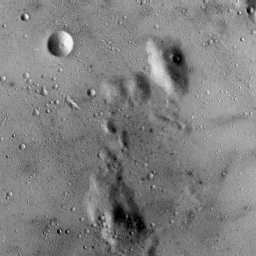
#> input picture Deep Learning/5.1.09.tiff, 256 x 256 px
$ jupyter execute --allow-errors DL_Assign_1.ipynb
#> lines starting #> are read from the running program, lines starting #| are printed output that depends on the picture; long printed decimals are rounded
[cell 1]
import numpy as np
import matplotlib.pyplot as plt
from PIL import Image

## Question 1

[cell 2]
def plot_unit_norm_ball(ax,p, num_points=1000):
    x1 = np.linspace(-1, 1, num_points)
    x2 = np.linspace(-1, 1, num_points)
    X1, X2 = np.meshgrid(x1, x2)

    # Compute the p-norm for each point in the grid
    norm = (np.abs(X1)**p + np.abs(X2)**p)**(1/p)

    # Plot the contour where the p-norm equals 1 (the boundary of the unit ball)
    ax.contourf(X1, X2, norm, levels=[0, 1], colors='skyblue', alpha=0.4)
    ax.contour(X1, X2, norm, levels=[1], colors='darkcyan')
    ax.set_title(f'Unit Norm Ball for p={p}')
    ax.set_xlabel('$x_1$')
    ax.set_ylabel('$x_2$')
    ax.grid(True)
    ax.axis('equal')

fig,ax= plt.subplots(1,4,figsize=(16,4))
plot_unit_norm_ball(ax[0],1)
plot_unit_norm_ball(ax[1],2)
plot_unit_norm_ball(ax[2],0.5)
plot_unit_norm_ball(ax[3],3)
plt.tight_layout()
plt.show()
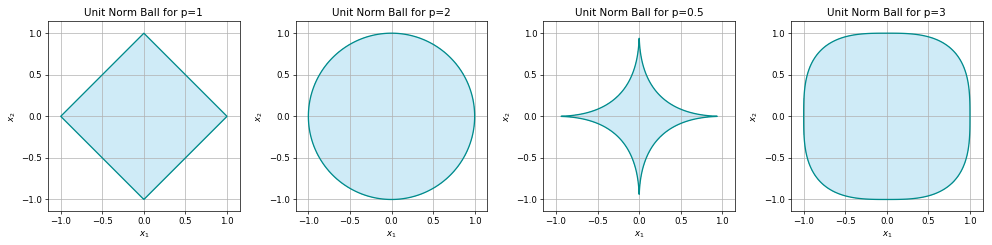
#> figure drawn by matplotlib, 4 panels

## Conclusion

- For $ p \geq 1$, the unit norm ball is convex, as evident from the plots.
- For $ 0 < p <1 $, the unit norm ball is non-convex, which is clearly visible from the shape of the plot.

## Question 2

### Demonstrating the Incompleteness of $ C[0, 1] $ with Respect to the $ L_1 $ Norm

To demonstrate that the space $ C[0, 1] $ of continuous functions on the interval $[0, 1]$ is incomplete with respect to the $L_1 $ norm, we can construct a Cauchy sequence of continuous functions that does not converge to a continuous function within $ C[0, 1] $.

#### Overview

The $ L_1 $ norm for functions $f $ and $ g$ in $ C[0, 1]$ is defined as:

$$
\|f - g\|_1 = \int_0^1 |f(x) - g(x)| \, dx
$$

A sequence of functions ${f_n}$ is a Cauchy sequence if for every $\epsilon > 0 $, there exists an integer $ N $ such that for all $m, n \geq N$,

$$
\|f_n - f_m\|_1 < \epsilon
$$

A sequence is convergent if there exists a function \( f \in C[0, 1] \) such that

$$
\|f_n - f\|_1 \to 0 \text{ as } n \to \infty
$$

#### Constructing a Cauchy Sequence

Let's define a sequence of continuous functions ${f_n}$ on $[0, 1]$:

$$
f_n(x) =
\begin{cases}
1 & \text{if } 0 \leq x \leq \frac{1}{2} - \frac{1}{n}, \\
n \left(\frac{1}{2} - x\right) & \text{if } \frac{1}{2} - \frac{1}{n} < x \leq \frac{1}{2}, \\
0 & \text{if } \frac{1}{2} < x \leq 1
\end{cases}
$$

This sequence ${f_n}$ represents continuous functions that resemble increasingly narrow triangles centered at $ x = \frac{1}{2}$.

#### Why It Is Incomplete

- The sequence ${f_n}$ is Cauchy with respect to the $ L_1$ norm.
- As $ n$ increases, $ {f_n}(x) $ converges pointwise to the function $f(x) $ where:

$$
f(x) =
\begin{cases}
1 & \text{if } x = \frac{1}{2}, \\
0 & \text{otherwise}
\end{cases}
$$

- However, $ f(x)$ is **not continuous** on $[0, 1]$. Thus, the sequence ${f_n} $ does not converge to a continuous function in $ C[0,1] $

[cell 3]
# Define the sequence of functions f_n
def f_n(x, n):
    return np.where(
        x <= 0.5 - 1/n,
        1,
        np.where(
            x <= 0.5,
            n * (0.5 - x),
            0
        )
    )

x_values = np.linspace(0, 1, 1000)

# Define n values to demonstrate the sequence
n_values = [10, 50, 100, 500]

# Plot the functions f_n for different values of n
plt.figure(figsize=(10, 6))

for n in n_values:
    y_values = f_n(x_values, n)
    plt.plot(x_values, y_values, label=f'$f_{{{n}}}(x)$')

plt.title("Sequence of Continuous Functions $f_n(x)$")
plt.xlabel("x")
plt.ylabel("$f_n(x)$")
plt.legend()
plt.grid(True)
plt.show()
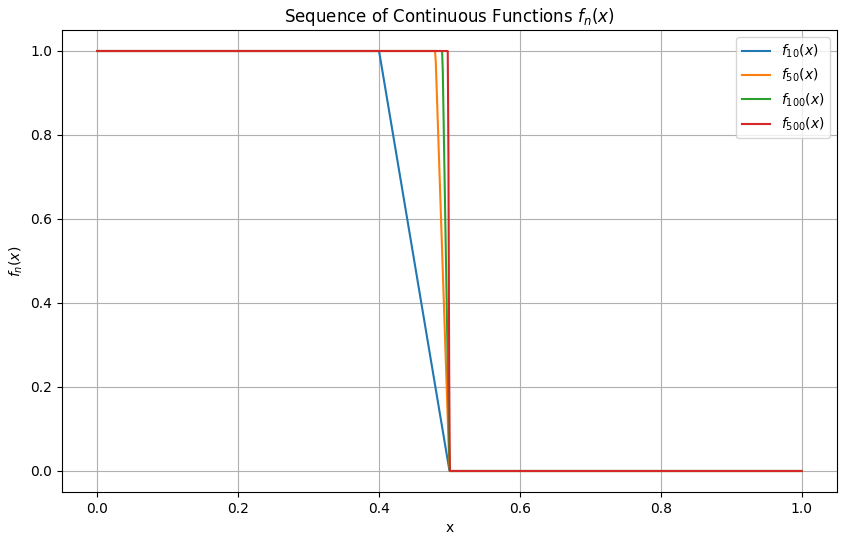
#> figure drawn by matplotlib, 1 panel; curve peaks at x = 0, y = 1; curve peaks at x = 0, y = 1; curve peaks at x = 0, y = 1

## Question 3

[cell 4]
def entropy(pmf):

    pmf = np.array(pmf)
    pmf = pmf[pmf > 0]

    entropy_value = -np.sum(pmf * np.log2(pmf))

    return entropy_value


pmf = [0, 0.5, 0.25, 0.25]
print(f"Entropy: {entropy(pmf)} bits")

[cell 5]
p_val = np.linspace(0,1,101)
values = [entropy([p,1-p]) for p in p_val]
max_entropy = max(zip(values,p_val))
plt.figure(figsize=(8,6))
plt.plot(p_val,values)
plt.grid(True)
plt.xlabel('p')
plt.ylabel('entropy value')
plt.title('value of entropy for bernoulli Random Variable for value p')
plt.axvline(x=max_entropy[1], color='red', linestyle='--', label=f'Max Entropy at p={max_entropy[1]:.2f}')
plt.legend()
plt.show()
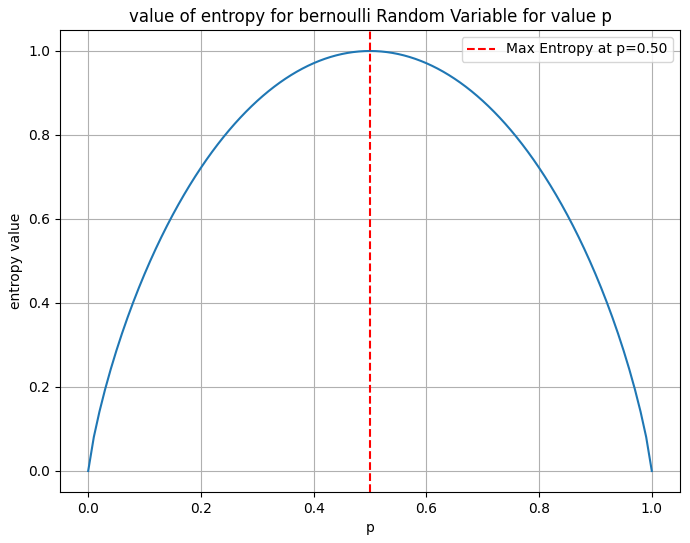
#> figure drawn by matplotlib, 1 panel; curve peaks at x = 0.5, y = 1

## Question 4

**(4)**

$H(X, Y) = -\sum_{x \in X} \sum_{y \in Y} f(X, Y) \log_2 f(X, Y)$

$H(Y|X) = -\sum_{x \in X} \sum_{y \in Y} f(X, Y) \log_2 f(Y|X)$

$
f(Y|X) = \frac{f(X, Y)}{f(X)}
$

$
H(Y|X) = -\sum_{x \in X} \sum_{y \in Y} f(X, Y) (\log_2 f(X, Y) - \log_2 f(X))
$

&nbsp;&nbsp;&nbsp;&nbsp;&nbsp;&nbsp;&nbsp;&nbsp;&nbsp;&nbsp;&nbsp;&nbsp;&nbsp;&nbsp;&nbsp;&nbsp;&nbsp;&nbsp;
$
= -\sum_{x \in X} \sum_{y \in Y} f(X, Y) \log_2 f(X, Y) + \sum_{x \in X} \sum_{y \in Y} f(X, Y) \log_2 f(X)
$

&nbsp;&nbsp;&nbsp;&nbsp;&nbsp;&nbsp;&nbsp;&nbsp;&nbsp;&nbsp;&nbsp;&nbsp;&nbsp;&nbsp;&nbsp;&nbsp;&nbsp;&nbsp;
$
= H(X, Y) + \left( \sum_{x \in X} f(X) \log_2 f(X) \right)
$

&nbsp;&nbsp;&nbsp;&nbsp;&nbsp;&nbsp;&nbsp;&nbsp;&nbsp;&nbsp;&nbsp;&nbsp;&nbsp;&nbsp;&nbsp;&nbsp;&nbsp;&nbsp;
$
= H(X, Y) - H(X)
$

$
\therefore H(Y|X) = H(X, Y) - H(X)
$

## Question 5

**(5)**

$I(X; Y) = \sum_{x \in X} \sum_{y \in Y} P(X, Y) \log_2 \frac{P(X, Y)}{P(X) P(Y)}$

&nbsp;&nbsp;&nbsp;&nbsp;&nbsp;&nbsp;
$
= \sum_{x \in X} \sum_{y \in Y} P(X, Y) \log_2 P(X, Y) - \sum_{x \in X} \sum_{y \in Y} P(X, Y) \log_2 (P(X) P(Y))
$

&nbsp;&nbsp;&nbsp;&nbsp;&nbsp;&nbsp;
$
= -H(X, Y) - \sum_{x \in X} \sum_{y \in Y} P(X, Y) \log_2 P(X) - \sum_{x \in X} \sum_{y \in Y} P(X, Y) \log_2 P(Y)
$

&nbsp;&nbsp;&nbsp;&nbsp;&nbsp;&nbsp;
$
= -H(X, Y) - \sum_{x \in X} P(X) \log_2 P(X) - \sum_{y \in Y} P(Y) \log_2 P(Y)
$

&nbsp;&nbsp;&nbsp;&nbsp;&nbsp;&nbsp;
$
= -H(X, Y) + H(X) + H(Y)
$
&nbsp;&nbsp;&nbsp;&nbsp;&nbsp;&nbsp;
$
= H(Y) - H(Y|X)
$
&nbsp;&nbsp;&nbsp;&nbsp;&nbsp;&nbsp;
$
= H(X) - H(X|Y)
$

$
\therefore I(X; Y) = H(Y) - H(Y|X) = H(X) - H(X|Y)
$

## Question 6

**(6)**

$P(X=0, Y=0) = P(X=0, Y=1) = P(X=1, Y=1) = \frac{1}{3}$

$P(X=1, Y=0) = 0$

$P(X=0) = P(X=0, Y=0) + P(X=0, Y=1) = \frac{2}{3}$

$P(X=1) = P(X=1, Y=0) + P(X=1, Y=1) = \frac{1}{3}$

$P(Y=0) = P(X=0, Y=0) + P(X=1, Y=0) = \frac{1}{3}$

$P(Y=1) = P(X=0, Y=1) + P(X=1, Y=1) = \frac{2}{3}$

---
**a)**

$
H(X) = -\left( P(X=0) \log_2 P(X=0) + P(X=1) \log_2 P(X=1) \right)
$

&nbsp;&nbsp;&nbsp;&nbsp;&nbsp;&nbsp;&nbsp;&nbsp;&nbsp;&nbsp;&nbsp;&nbsp;
$
= -\left( \frac{2}{3} \log_2 \frac{2}{3} + \frac{1}{3} \log_2 \frac{1}{3} \right)
$

$
H(Y) = -\left( P(Y=0) \log_2 P(Y=0) + P(Y=1) \log_2 P(Y=1) \right)
$

&nbsp;&nbsp;&nbsp;&nbsp;&nbsp;&nbsp;&nbsp;&nbsp;&nbsp;&nbsp;&nbsp;&nbsp;
$
= -\left( \frac{1}{3} \log_2 \frac{1}{3} + \frac{2}{3} \log_2 \frac{2}{3} \right)
$

---

**c)**

$
H(X, Y) = -3 \left( \frac{1}{3} \log_2 \frac{1}{3} \right) = -\log_2 \frac{1}{3}
$

---
**b)**

$
H(X|Y) = H(X, Y) - H(Y)
$

&nbsp;&nbsp;&nbsp;&nbsp;&nbsp;&nbsp;&nbsp;&nbsp;&nbsp;&nbsp;&nbsp;&nbsp;&nbsp;&nbsp;&nbsp;&nbsp;&nbsp;&nbsp;
$
= -\log_2 \frac{1}{3} + \frac{2}{3} \log_2 \frac{2}{3} + \frac{1}{3} \log_2 \frac{1}{3}
$

&nbsp;&nbsp;&nbsp;&nbsp;&nbsp;&nbsp;&nbsp;&nbsp;&nbsp;&nbsp;&nbsp;&nbsp;&nbsp;&nbsp;&nbsp;&nbsp;&nbsp;&nbsp;
$
= \frac{2}{3} \left( \log_2 \frac{2}{3} - \log_2 \frac{1}{3} \right)
$

&nbsp;&nbsp;&nbsp;&nbsp;&nbsp;&nbsp;&nbsp;&nbsp;&nbsp;&nbsp;&nbsp;&nbsp;&nbsp;&nbsp;&nbsp;&nbsp;&nbsp;&nbsp;
$
 = \frac{2}{3}
$

$H(Y|X) = H(X, Y) - H(X)$

&nbsp;&nbsp;&nbsp;&nbsp;&nbsp;&nbsp;&nbsp;&nbsp;&nbsp;&nbsp;&nbsp;&nbsp;&nbsp;&nbsp;&nbsp;&nbsp;&nbsp;&nbsp;
$
 =-\left( \frac{1}{3} \log_2 \frac{1}{3} + \frac{1}{3} \log_2 \frac{1}{3} + \frac{2}{3} \log_2 \frac{2}{3} \right)
$

&nbsp;&nbsp;&nbsp;&nbsp;&nbsp;&nbsp;&nbsp;&nbsp;&nbsp;&nbsp;&nbsp;&nbsp;&nbsp;&nbsp;&nbsp;&nbsp;&nbsp;&nbsp;
$
= \frac{2}{3} \left( \log_2 \frac{2}{3} - \log_2 \frac{1}{3} \right)
$

&nbsp;&nbsp;&nbsp;&nbsp;&nbsp;&nbsp;&nbsp;&nbsp;&nbsp;&nbsp;&nbsp;&nbsp;&nbsp;&nbsp;&nbsp;&nbsp;&nbsp;&nbsp;
$= \frac{2}{3}
$

---
**d)**

$
H(Y) - H(Y|X)
$
$
= H(Y) - (H(X, Y) - H(X))
$

&nbsp;&nbsp;&nbsp;&nbsp;&nbsp;&nbsp;&nbsp;&nbsp;&nbsp;&nbsp;&nbsp;&nbsp;&nbsp;&nbsp;&nbsp;&nbsp;&nbsp;&nbsp;&nbsp;&nbsp;&nbsp;&nbsp;&nbsp;&nbsp;&nbsp;&nbsp;&nbsp;&nbsp;&nbsp;&nbsp;&nbsp;&nbsp;&nbsp;&nbsp;&nbsp;&nbsp;
$
= H(Y) + H(X) - H(X, Y)
$

&nbsp;&nbsp;&nbsp;&nbsp;&nbsp;&nbsp;&nbsp;&nbsp;&nbsp;&nbsp;&nbsp;&nbsp;&nbsp;&nbsp;&nbsp;&nbsp;&nbsp;&nbsp;&nbsp;&nbsp;&nbsp;&nbsp;&nbsp;&nbsp;&nbsp;&nbsp;&nbsp;&nbsp;&nbsp;&nbsp;&nbsp;&nbsp;&nbsp;&nbsp;&nbsp;&nbsp;
$
= -\left( \frac{2}{3} \log_2 \frac{2}{3} + \frac{1}{3} \log_2 \frac{1}{3} \right) - \left( \frac{2}{3} \log_2 \frac{2}{3} + \frac{1}{3} \log_2 \frac{1}{3} \right) + \log_2 \frac{1}{3}
$

&nbsp;&nbsp;&nbsp;&nbsp;&nbsp;&nbsp;&nbsp;&nbsp;&nbsp;&nbsp;&nbsp;&nbsp;&nbsp;&nbsp;&nbsp;&nbsp;&nbsp;&nbsp;&nbsp;&nbsp;&nbsp;&nbsp;&nbsp;&nbsp;&nbsp;&nbsp;&nbsp;&nbsp;&nbsp;&nbsp;&nbsp;&nbsp;&nbsp;&nbsp;&nbsp;&nbsp;
$
= \frac{1}{3} \log_2 \frac{1}{3} - \frac{4}{3} \log_2 \frac{2}{3}
$

---
**e)**
$
I(X;Y) = H(Y) - H(Y|X)
$

&nbsp;&nbsp;&nbsp;&nbsp;&nbsp;&nbsp;&nbsp;&nbsp;&nbsp;&nbsp;&nbsp;&nbsp;&nbsp;&nbsp;&nbsp;&nbsp;&nbsp;&nbsp;&nbsp;&nbsp;&nbsp;
$
= \frac{1}{3} \log_2 \frac{1}{3} - \frac{4}{3} \log_2 \frac{2}{3}
$

## Question 7

[cell 6]
def compute_normalized_histogram(image):
    hist, bins = np.histogram(image.flatten(), bins=256, range=[0, 256])
    hist = hist / np.sum(hist)
    return hist

[cell 7]
def plot_img(image_path):

    image = np.asarray(Image.open(image_path)) # Convert to grayscale

    # Compute the normalized histogram
    normalized_hist = compute_normalized_histogram(image)

    # Compute the entropy of the image
    img_entropy = entropy(normalized_hist)

    print(f'Image Entropy: {img_entropy}')
    plt.figure(figsize=(8,4))
    plt.subplot(1,2,1)
    plt.imshow(image)

    plt.subplot(1,2,2)
    plt.bar(range(256), normalized_hist, color='black', edgecolor='black')
    plt.title('Normalized Histogram')
    plt.xlabel('Pixel Intensity')
    plt.ylabel('Probability')
    plt.tight_layout()
    plt.show()

[cell 8]
image_paths = ['5.1.09.tiff','5.1.11.tiff','5.1.12.tiff','5.1.13.tiff']
for path in image_paths:
    plot_img(path)
#> in plot_img, image is the input picture: shape (256, 256); min 0, max 249, mean 127.8
#> in compute_normalized_histogram, `hist, bins = np.histogram(image.flatten(), bins=256, range=[0, 256])`: hist = 256 values, max 1301 at index 137, min 0 at index 230, mean 256; bins = 257 values from 0 to 256
#> in compute_normalized_histogram, `hist = hist / np.sum(hist)`: hist = 256 values, max 0.0199 at index 137, min 0 at index 230, mean 0.00391
#> in plot_img, `normalized_hist = compute_normalized_histogram(image)`: normalized_hist has the same summary as hist in compute_normalized_histogram
#> in plot_img, `img_entropy = entropy(normalized_hist)`: img_entropy = 6.71
#| Image Entropy: 6.709
#> in plot_img, `plt.show()`:
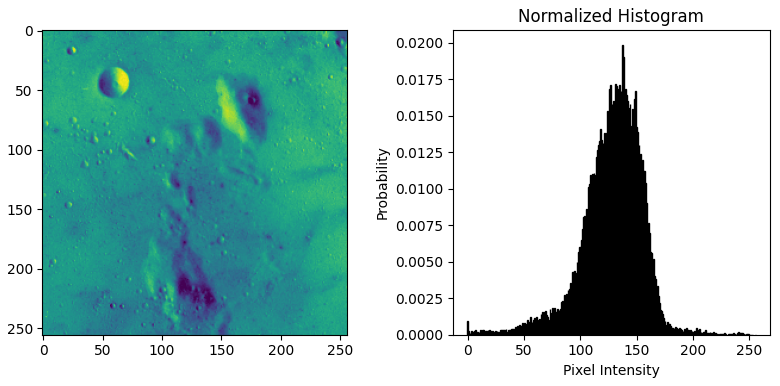
#> figure drawn by matplotlib, 2 panels; panel 2: tallest bar 0.0199 high, from x = 136.6 to 137.4
#> pass 2 of the loop `for path in image_paths:`:
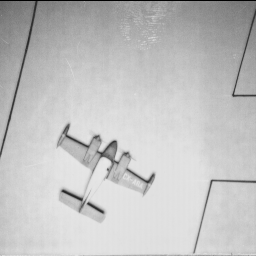
#> input picture Deep Learning/5.1.11.tiff, 256 x 256 px
#> in plot_img, image is the input picture: shape (256, 256); min 0, max 232, mean 193.6
#> normalized_hist = 256 values, max 0.0617 at index 224, min 0 at index 1, mean 0.00391
#> img_entropy = 6.45
#| Image Entropy: 6.452
#> in plot_img (call 2), `plt.show()`:
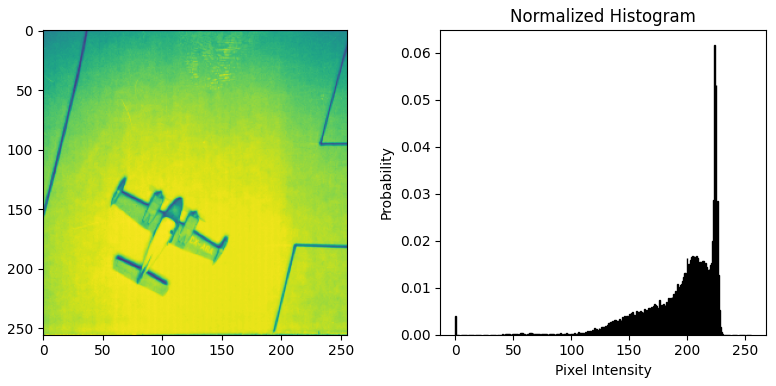
#> figure drawn by matplotlib, 2 panels; panel 2: tallest bar 0.0617 high, from x = 223.6 to 224.4
#> pass 3 of the loop `for path in image_paths:`:
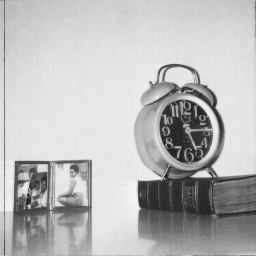
#> input picture Deep Learning/5.1.12.tiff, 256 x 256 px
#> in plot_img, image is the input picture: shape (256, 256); min 32, max 246, mean 186
#> normalized_hist = 256 values, max 0.0798 at index 230, min 0 at index 0, mean 0.00391
#> img_entropy = 6.71
#| Image Entropy: 6.706
#> in plot_img (call 3), `plt.show()`:
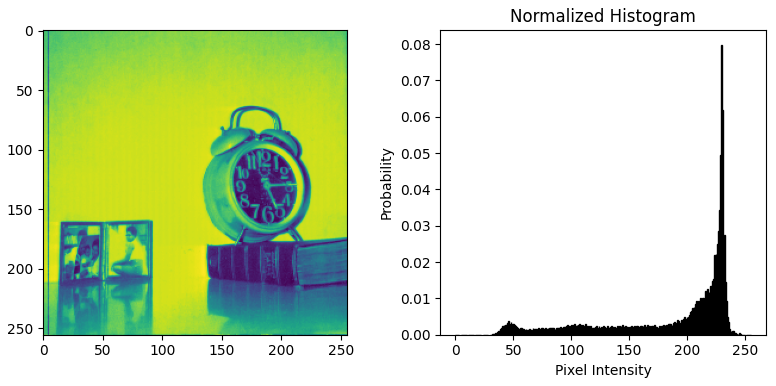
#> figure drawn by matplotlib, 2 panels; panel 2: tallest bar 0.0798 high, from x = 229.6 to 230.4
#> the loop made 4 passes; the first 3 are shown

## Question 8

[cell 9]
# Function to compute the normalized joint histogram
# [14 lines left out: functions compute_normalized_joint_histogram, compute_joint_entropy, not called in this run]


def plot_images(left_image_path,right_image_path):
    left_image = Image.open(left_image_path)
    right_image = Image.open(right_image_path)

    # Convert images to numpy arrays
    left_image_np = np.array(left_image)
    right_image_np = np.array(right_image)

    # Compute the normalized joint histogram
    normalized_joint_hist = compute_normalized_joint_histogram(left_image_np, right_image_np)

    # Compute the joint entropy
    joint_entropy = compute_joint_entropy(normalized_joint_hist)

    print(f'Joint Entropy: {joint_entropy}')

    plt.figure(figsize=(12, 6))

    # Plot the joint histogram
    plt.subplot(1, 3, 1)
    plt.imshow(normalized_joint_hist, cmap='gray')
    plt.title('Normalized Joint Histogram')
    plt.xlabel('Pixel Intensity (Left Image)')
    plt.ylabel('Pixel Intensity (Right Image)')

    # Plot the grayscale images
    plt.subplot(1, 3, 2)
    plt.imshow(left_image_np, cmap='gray')
    plt.title('Left Image')
    plt.axis('off')

    plt.subplot(1, 3, 3)
    plt.imshow(right_image_np, cmap='gray')
    plt.title('Right Image')
    plt.axis('off')

    plt.tight_layout()
    plt.show()
left_image_path = 'left.png'
#> left_image_path = 'left.png'
right_image_path = 'right.png'
#> (the rest of this cell did not finish here and is left out)


#> (a cell that did not finish here is left out)

## Question 9

[cell 11]
import numpy as np

# [37 lines left out: functions conditional_pmf, conditional_entropy, not called in this run]

#> (the rest of this cell did not finish here and is left out)

## Question 10

[cell 12]
def kl_divergence(p, q):
    p = np.array(p)
    q = np.array(q)

    p = np.where(p == 0, 1e-10, p)
    q = np.where(q == 0, 1e-10, q)

    return np.sum(p * np.log(p / q))

def plot_kl_divergence(r, s_values):
    p = [r, 1-r]
    D_pq = []
    D_qp = []

    for s in s_values:
        q = [s, 1-s]
        D_pq.append(kl_divergence(p, q))
        D_qp.append(kl_divergence(q, p))

    plt.plot(s_values, D_pq, label='D(p||q)',color = 'gray')
    plt.plot(s_values, D_qp, label='D(q||p)',color='violet')
    plt.xlabel('s')
    plt.ylabel('Divergence')
    plt.legend()
    plt.show()

r = 0.5
#> r = 0.5
s_values = np.linspace(0, 1, 100)
plot_kl_divergence(r, s_values)
#> in plot_kl_divergence, `p = [r, 1-r]`: p = [0.5, 0.5]
#> after the loop in plot_kl_divergence, `for s in s_values:`: D_pq = 100 values, max 10.82 at index 0, min 5.1e-05 at index 49, mean 0.495; D_qp = 100 values, max 0.693 at index 0, min 5.1e-05 at index 49, mean 0.198
#> in plot_kl_divergence, `plt.show()`:
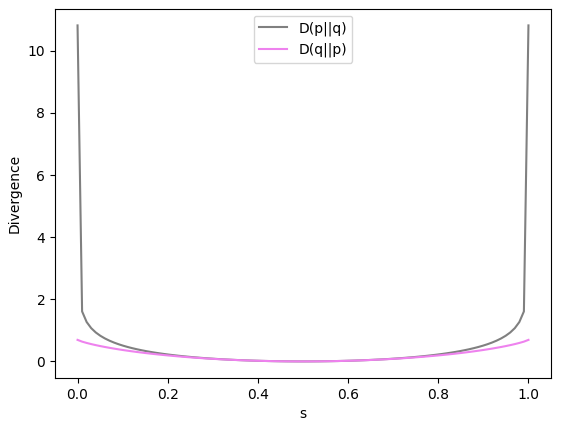
#> figure drawn by matplotlib, 1 panel; curve peaks at x = 0, y = 10.82; curve peaks at x = 0, y = 0.693


def compute_normalized_histogram(image):
    hist, _ = np.histogram(image.flatten(), bins=256, range=(0, 256), density=True)
    return hist

#> (the rest of this cell did not finish here and is left out)
